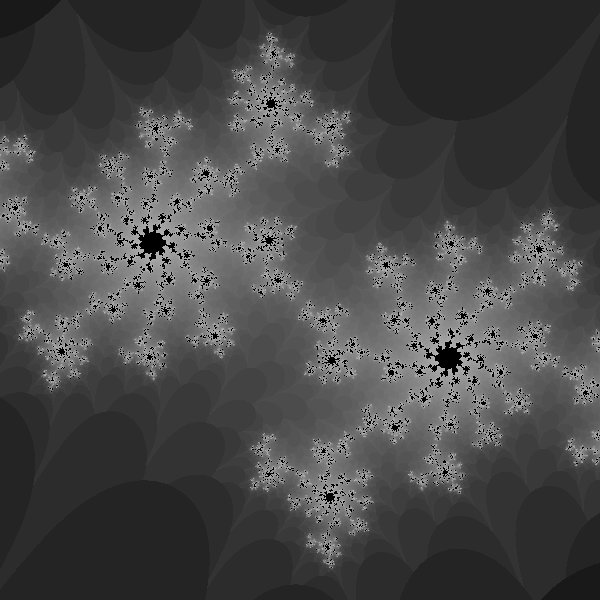
Frame 1 (no input)
Frame 60 (the mouse pressed at the canvas centre just before this capture): identical to frame 1, image omitted
Frame 120 (the mouse held since frame 60 and released just before this capture): identical to frame 1, image omitted

The Processing sketch that drew this single still picture (run headless with seeded random() and noise(); from frame 60 on, the mouse is pressed at the canvas centre):

// Processing sketch: julia_set
// ── julia_set.pde
//final float XLOW_FROM = -2;
//final float XLOW_TO = -1;
//final float YLOW_FROM = -2;
//final float YLOW_TO = -1;

//final float XHI_FROM = -1;
//final float XHI_TO = 0;
//final float YHI_FROM = -1;
//final float YHI_TO = -0;

float xmin = -1;
float xmax = 1;
float ymin = -1;
float ymax = 1;

//float xmindir = 1;
//float xmaxdir = -1;
//float xinc = 0.0001;
//float ymindir = 1;
//float ymaxdir = -1;
//float yinc = 0.0001;


final int MAX_ITERATIONS = 50;
void setup() {
  size(600, 600);
}

void draw() {
  //xmin = map(mouseX, 0, width, -2,0);
  //xmax = map(mouseX, 0, width, 2,0);
  //ymin = map(mouseY, 0, height, -2, 0);
  //ymax = map(mouseY, 0, height, 2, 0);
  loadPixels();
  background(0);
  
  float w = 1;
  float h = (w * height) / width;
  float ca = -0.70176;
  float cb = -0.3842;
  
  //xmin = -(w/2);
  //ymin = -(h/2);
  //xmax = w;
  //ymin = h;
  for (int x = 0; x < width; x += 1) {
    
    for (int y = 0; y < height; y += 1) {
      int pix = x + y * width;

      float a = map(x, 0, width, xmin, xmax);  
      float b = map(y, 0, height, ymin, ymax);

      //float ca = a;
      //float cb = b;
      float n = 0;
      //float z = 0;



      while (n < MAX_ITERATIONS) {
        float aa = a * a;
        float bb = b * b;
        float twoab = 2.0 * a * b;
        a = aa - bb + ca;
        b = twoab + cb;
        

        if (abs(a + b) > 4) {
          break;
        }
        n += 1;
      }
      float bright = map(n, 0, 100, 0, 1);
      bright = map(sqrt(bright), 0, 1, 0, 255);
      if (n == MAX_ITERATIONS) {
        bright = 0;
      }

      pixels[pix] = color(bright);
    }
  }
  //xmin += (xinc * xmindir);
  //if (xmin <= XLOW_FROM) {
  //  xmindir *= -1;
  //} else if (xmin >= XLOW_TO) {
  //  xmindir *= -1;
  //}

  //xmax += (xinc * xmaxdir);
  //if (xmax <= XHI_FROM) {
  //  xmaxdir *= -1;
  //} else if (xmin >= XHI_TO) {
  //  xmaxdir *= -1;
  //}

  //ymin += (yinc * ymindir);
  //if (ymin <= YLOW_FROM) {
  //  ymindir *= -1;
  //} else if (ymin >= YLOW_TO) {
  //  ymindir *= -1;
  //}

  //ymax += (yinc * ymaxdir);
  //if (ymax <= YHI_FROM) {
  //  ymaxdir *= -1;
  //} else if (ymin >= YHI_TO) {
  //  ymaxdir *= -1;
  //}
  

  updatePixels();
  
  
}
